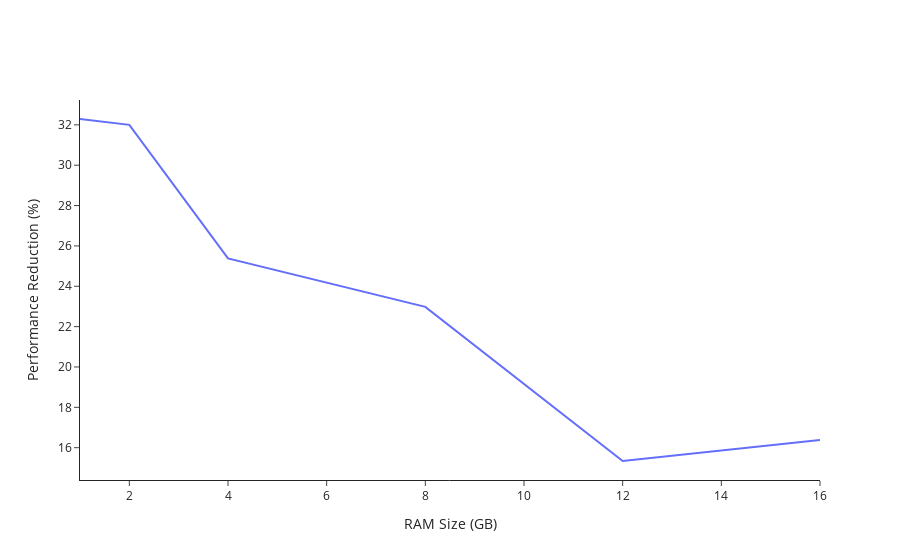

This figure's notebook cell:
### Code cell
vanilla = []
dtrack = []
vanilla_highlight_points = []
dtrack_highlight_points = []
for migration_type in os.listdir('.\\data\\Application-Overhead\\Quicksort'):
    for filename in os.listdir(f'.\\data\\Application-Overhead\\Quicksort\\{migration_type}'):
        start_second, start_sorts, end_second, end_sorts = 0, 0, 0, 0
        if filename.endswith('.csv'):
            with open(f'.\\data\\Application-Overhead\\Quicksort\\{migration_type}\\{filename}', 'r') as f:
                data = f.readlines()
                for line in data:
                    if 'START' in line:
                        start_second = int(line.split(',')[1])
                        start_sorts = int(line.split(',')[2])
                    elif 'COMPLETE' in line:
                        end_second = int(line.split(',')[1])
                        end_sorts = int(line.split(',')[2])

            size = filename.split('.')[0].strip('ram')
            if 'Dtrack' in filename:
                dtrack_highlight_points.append([{'Second': start_second, 'Number of Sorts': start_sorts}, {'Second': end_second, 'Number of Sorts': end_sorts}])
                dtrack.append([f'{size}', pd.read_csv(f'.\\data\\Application-Overhead\\Quicksort\\{migration_type}\\{filename}')])
            else:
                vanilla_highlight_points.append([{'Second': start_second, 'Number of Sorts': start_sorts}, {'Second': end_second, 'Number of Sorts': end_sorts}])
                vanilla.append([f'{size}', pd.read_csv(f'.\\data\\Application-Overhead\\Quicksort\\{migration_type}\\{filename}')])

for index, values in enumerate(vanilla):
    plot_graph([dtrack[index][1], vanilla[index][1]], 'Second', 'Number of Sorts', f'Application-Overhead.CPU.RAM-{vanilla[index][0]}', ['Dtrack', 'Vanilla'], '(s)', highlight_points=[dtrack_highlight_points[index], vanilla_highlight_points[index]])

### Figure 1 — Plotly figure (JSON) as saved in the notebook; plotly's stock layout.template omitted (floating-point values rounded to 4 significant figures)
{"data": [{"line": {"color": "#636EFA", "dash": "solid"}, "mode": "lines", "name": "Performance Reduction", "x": [1, 2, 4, 8, 12, 16], "y": [32.29, 32.0, 25.38, 22.98, 15.34, 16.38], "type": "scatter"}], "layout": {"xaxis": {"title": {"text": "RAM Size (GB)"}}, "yaxis": {"title": {"text": "Performance Reduction (%)"}}}}
